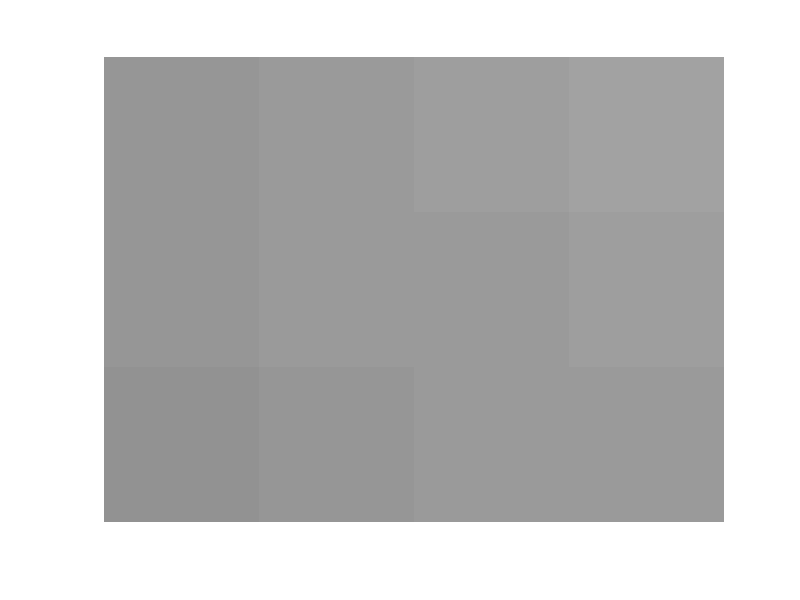

Write the MATLAB code that produced this figure.
nelx = 4;
nely = 3;
volfrac = 0.4;
penal = 3;
rmin = 6;
ft = 1;

%% MATERIAL PROPERTIES
E0 = 1;
Emin = 1e-9;
nu = 0.3;

%% PREPARE FINITE ELEMENT ANALYSIS
A11 = [12  3 -6 -3;  3 12  3  0; -6  3 12 -3; -3  0 -3 12];
A12 = [-6 -3  0  3; -3 -6 -3 -6;  0 -3 -6  3;  3 -6  3 -6];
B11 = [-4  3 -2  9;  3 -4 -9  4; -2 -9 -4 -3;  9  4 -3 -4];
B12 = [ 2 -3  4 -9; -3  2  9 -2;  4  9  2  3; -9 -2  3  2];
KE = 1/(1-nu^2)/24*([A11 A12;A12' A11]+nu*[B11 B12;B12' B11]);
nodenrs = reshape(1:(1+nelx)*(1+nely),1+nely,1+nelx);
edofVec = reshape(2*nodenrs(1:end-1,1:end-1)+1,nelx*nely,1);
edofMat = repmat(edofVec,1,8)+repmat([0 1 2*nely+[2 3 0 1] -2 -1],nelx*nely,1);
iK = reshape(kron(edofMat, ones(8,1))', 64*nelx*nely, 1);
jK = reshape(kron(edofMat, ones(1,8))', 64*nelx*nely, 1);

%% DEFINE LOADS AND SUPPORTS (Short Cantilever Beam)
F = sparse(2*(nely+1)*(nelx+1), 1, -1, 2*(nely+1)*(nelx+1), 1);
U = zeros(2*(nely+1)*(nelx+1),1);
fixeddofs = [1:2*(nely+1)];
alldofs = [1:2*(nely+1)*(nelx+1)];
freedofs = setdiff(alldofs,fixeddofs);

%% PREPARE FILTER
iH = ones(nelx*nely*(2*(ceil(rmin)-1)+1)^2,1);
jH = ones(size(iH));
sH = zeros(size(iH));
k = 0;
for i1 = 1:nelx
  for j1 = 1:nely
    e1 = (i1-1)*nely+j1;
    for i2 = max(i1-(ceil(rmin)-1),1):min(i1+(ceil(rmin)-1),nelx)
      for j2 = max(j1-(ceil(rmin)-1),1):min(j1+(ceil(rmin)-1),nely)
        e2 = (i2-1)*nely+j2;
        k = k+1;
        iH(k) = e1;
        jH(k) = e2;
        sH(k) = max(0, rmin - sqrt((i1-i2)^2 + (j1 - j2)^2));
      end
    end
  end
end
H = sparse(iH, jH, sH);
Hs = sum(H, 2);

%% INITIALIZE ITERATION
x = repmat(volfrac,nely,nelx);
xPhys = x;
loop = 0;
change = 1;


%% START ITERATION
while change > 0.01
  loop = loop + 1;

  %% FE-ANALYSIS
  sK = reshape(KE(:)*(Emin+xPhys(:)'.^penal*(E0-Emin)),64*nelx*nely,1);
  K = sparse(iK, jK, sK); K = (K+K') / 2;
  U(freedofs) = K(freedofs,freedofs) \ F(freedofs);
  Kdense = full(K);
  %% OBJECTIVE FUNCTION AND SENSITIVITY ANALYSIS
  ce = reshape(sum((U(edofMat)*KE).*U(edofMat),2), nely, nelx);
  c = sum(sum((Emin + xPhys.^penal * (E0 - Emin)).*ce));
  dc = -penal*(E0-Emin)*xPhys.^(penal-1).*ce;
  dv = ones(nely, nelx);

  %% FILTERING/MODIFICATION OF SENSITIVITIES
  if ft == 1
    dc(:) = H*(x(:).*dc(:))./Hs./max(1e-3, x(:));
  elseif ft == 2
    dc(:) = H*(dc(:)./Hs);
    dv(:) = H*(dv(:)./Hs);
  end

  %% OPTIMALITY CRITERIA UPDATE OF DESIGN VARIABLES AND PHYSICAL DENSITIES
  l1 = 0; l2 = 1e9; move = 0.2;
  while (l2-l1)/(l1+l2) > 1e-3
    lmid = 0.5*(l2+l1);
    xnew = max(0,max(x-move, min(1,min(x+move, x.*sqrt(-dc./dv/lmid)))));
    if ft == 1
      xPhys = xnew;
    elseif ft == 2
      xPhys(:) = (H*xnew(:))./Hs;
    end
    if sum(xPhys(:)) > volfrac*nelx*nely, l1 = lmid; else l2 = lmid; end
  end
  change = max(abs(xnew(:) - x(:)));
  x = xnew;

  %% PRINT RESULTS
  fprintf(' It.:%5i Obj.:%11.4f Vol.:%7.3f ch.:%7.3f\n', loop, c, mean(xPhys(:)),change);
  %% PLOT DENSITIES
  colormap(gray); imagesc(1-xPhys); caxis([0 1]); axis equal; axis off; drawnow;
end
